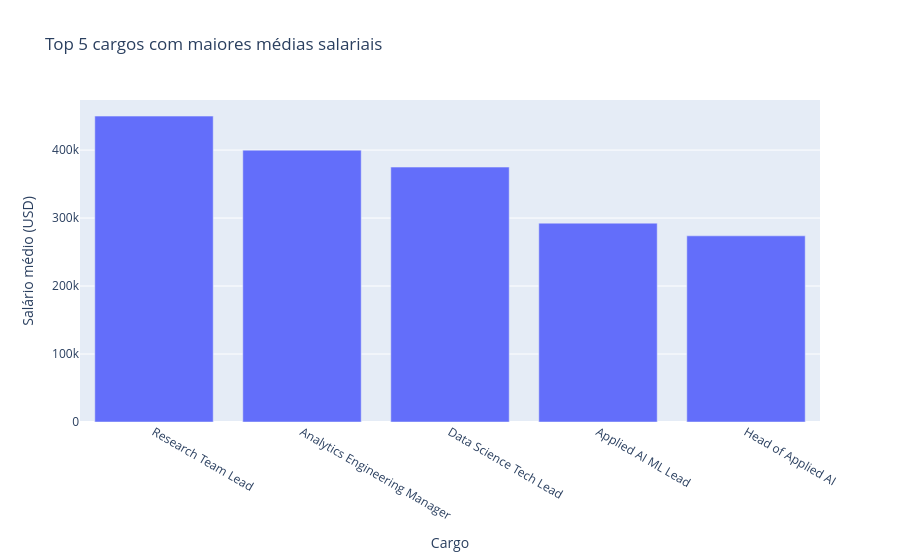

This figure's notebook cell:
### Markdown cell above
# Gráfico interativo

### Code cell
fig = px.bar(
    top_cargos,
    x='cargo',
    y='usd',
    title='Top 5 cargos com maiores médias salariais',
    labels={'usd': 'Salário médio (USD)', 'cargo': 'Cargo'}
)
fig.update_layout(xaxis_title='Cargo', yaxis_title='Salário médio (USD)')
fig.show()

### Figure 1 — Plotly figure (JSON) as saved in the notebook; plotly's stock layout.template omitted (floating-point values rounded to 4 significant figures)
{"data": [{"hovertemplate": "Cargo=%{x}<br>Salário médio (USD)=%{y}<extra></extra>", "legendgroup": "", "marker": {"color": "#636efa", "pattern": {"shape": ""}}, "name": "", "orientation": "v", "showlegend": false, "textposition": "auto", "type": "bar", "x": ["Research Team Lead", "Analytics Engineering Manager", "Data Science Tech Lead", "Applied AI ML Lead", "Head of Applied AI"], "xaxis": "x", "y": [450000.0, 399900.0, 375000.0, 292500.0, 273900.0], "yaxis": "y"}], "layout": {"barmode": "relative", "legend": {"tracegroupgap": 0}, "title": {"text": "Top 5 cargos com maiores médias salariais"}, "xaxis": {"anchor": "y", "domain": [0, 1], "title": {"text": "Cargo"}}, "yaxis": {"anchor": "x", "domain": [0, 1], "title": {"text": "Salário médio (USD)"}}}}
